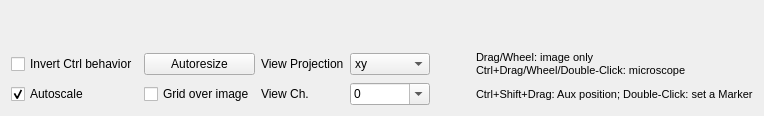
        <widget class="QWidget" name="tab_preview">
         <attribute name="title">
          <string>Preview</string>
         </attribute>
         <layout class="QGridLayout" name="gridLayout_32">
          <item row="0" column="1">
           <layout class="QGridLayout" name="gridLayout_im">
            <item row="0" column="0">
             <spacer name="verticalSpacer_5">
              <property name="orientation">
               <enum>Qt::Orientation::Vertical</enum>
              </property>
              <property name="sizeHint" stdset="0">
               <size>
                <width>20</width>
                <height>40</height>
               </size>
              </property>
             </spacer>
            </item>
            <item row="2" column="0">
             <layout class="QGridLayout" name="gridLayout_4">
              <item row="0" column="3">
               <widget class="QComboBox" name="comboBox_view_projection">
                <item>
                 <property name="text">
                  <string>xy</string>
                 </property>
                </item>
                <item>
                 <property name="text">
                  <string>zy</string>
                 </property>
                </item>
                <item>
                 <property name="text">
                  <string>xz</string>
                 </property>
                </item>
                <item>
                 <property name="text">
                  <string>yz</string>
                 </property>
                </item>
                <item>
                 <property name="text">
                  <string>zx</string>
                 </property>
                </item>
                <item>
                 <property name="text">
                  <string>yx</string>
                 </property>
                </item>
               </widget>
              </item>
              <item row="2" column="0">
               <widget class="QCheckBox" name="checkBox_autoscale_img">
                <property name="text">
                 <string>Autoscale</string>
                </property>
                <property name="checked">
                 <bool>true</bool>
                </property>
               </widget>
              </item>
              <item row="2" column="1">
               <widget class="QCheckBox" name="checkBox_gridOverImage">
                <property name="toolTip">
                 <string>Draw the coordinate grid above the preview image instead of behind it.</string>
                </property>
                <property name="text">
                 <string>Grid over image</string>
                </property>
               </widget>
              </item>
              <item row="2" column="2">
               <widget class="QLabel" name="label_plot_ch">
                <property name="text">
                 <string>View Ch.</string>
                </property>
               </widget>
              </item>
              <item row="2" column="3">
               <widget class="QComboBox" name="comboBox_plot_channel">
                <property name="editable">
                 <bool>true</bool>
                </property>
                <item>
                 <property name="text">
                  <string>0</string>
                 </property>
                </item>
                <item>
                 <property name="text">
                  <string>1</string>
                 </property>
                </item>
                <item>
                 <property name="text">
                  <string>2</string>
                 </property>
                </item>
                <item>
                 <property name="text">
                  <string>3</string>
                 </property>
                </item>
                <item>
                 <property name="text">
                  <string>4</string>
                 </property>
                </item>
                <item>
                 <property name="text">
                  <string>5</string>
                 </property>
                </item>
                <item>
                 <property name="text">
                  <string>6</string>
                 </property>
                </item>
                <item>
                 <property name="text">
                  <string>7</string>
                 </property>
                </item>
                <item>
                 <property name="text">
                  <string>8</string>
                 </property>
                </item>
                <item>
                 <property name="text">
                  <string>9</string>
                 </property>
                </item>
                <item>
                 <property name="text">
                  <string>10</string>
                 </property>
                </item>
                <item>
                 <property name="text">
                  <string>11</string>
                 </property>
                </item>
                <item>
                 <property name="text">
                  <string>12</string>
                 </property>
                </item>
                <item>
                 <property name="text">
                  <string>13</string>
                 </property>
                </item>
                <item>
                 <property name="text">
                  <string>14</string>
                 </property>
                </item>
                <item>
                 <property name="text">
                  <string>15</string>
                 </property>
                </item>
                <item>
                 <property name="text">
                  <string>16</string>
                 </property>
                </item>
                <item>
                 <property name="text">
                  <string>17</string>
                 </property>
                </item>
                <item>
                 <property name="text">
                  <string>18</string>
                 </property>
                </item>
                <item>
                 <property name="text">
                  <string>19</string>
                 </property>
                </item>
                <item>
                 <property name="text">
                  <string>20</string>
                 </property>
                </item>
                <item>
                 <property name="text">
                  <string>21</string>
                 </property>
                </item>
                <item>
                 <property name="text">
                  <string>22</string>
                 </property>
                </item>
                <item>
                 <property name="text">
                  <string>23</string>
                 </property>
                </item>
                <item>
                 <property name="text">
                  <string>24</string>
                 </property>
                </item>
                <item>
                 <property name="text">
                  <string>Sum</string>
                 </property>
                </item>
                <item>
                 <property name="text">
                  <string>Analog A</string>
                 </property>
                </item>
                <item>
                 <property name="text">
                  <string>Analog B</string>
                 </property>
                </item>
               </widget>
              </item>
              <item row="0" column="1">
               <widget class="QPushButton" name="pushButton_autoresize_img">
                <property name="toolTip">
                 <string>Fit the central image to the view without added margins.</string>
                </property>
                <property name="text">
                 <string>Autoresize</string>
                </property>
               </widget>
              </item>
              <item row="0" column="2">
               <widget class="QLabel" name="label_60">
                <property name="text">
                 <string>View Projection</string>
                </property>
               </widget>
              </item>
              <item row="0" column="0">
               <widget class="QCheckBox" name="checkBox_invertPreviewCtrl">
                <property name="toolTip">
                 <string>&lt;html&gt;&lt;head/&gt;&lt;body&gt;&lt;p&gt;Pan and zoom always affect the displayed image. When enabled, changes apply to the microscope without Ctrl; adding a marker requires Ctrl instead.&lt;/p&gt;&lt;/body&gt;&lt;/html&gt;</string>
                </property>
                <property name="text">
                 <string>Invert Ctrl behavior</string>
                </property>
               </widget>
              </item>
              <item row="0" column="4">
               <spacer name="horizontalSpacer_13">
                <property name="orientation">
                 <enum>Qt::Orientation::Horizontal</enum>
                </property>
                <property name="sizeHint" stdset="0">
                 <size>
                  <width>40</width>
                  <height>20</height>
                 </size>
                </property>
               </spacer>
              </item>
              <item row="0" column="5">
               <widget class="QLabel" name="label_106">
                <property name="font">
                 <font>
                  <pointsize>8</pointsize>
                 </font>
                </property>
                <property name="text">
                 <string>Drag/Wheel: image only
Ctrl+Drag/Wheel/Double-Click: microscope</string>
                </property>
               </widget>
              </item>
              <item row="2" column="5">
               <widget class="QLabel" name="label_107">
                <property name="font">
                 <font>
                  <pointsize>8</pointsize>
                 </font>
                </property>
                <property name="text">
                 <string>Ctrl+Shift+Drag: Aux position; Double-Click: set a Marker</string>
                </property>
               </widget>
              </item>
             </layout>
            </item>
           </layout>
          </item>
         </layout>
        </widget>
